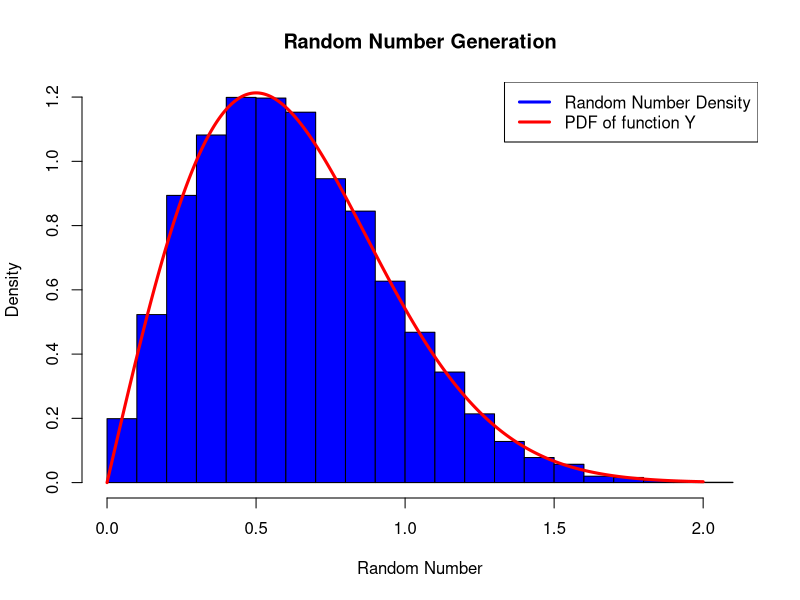
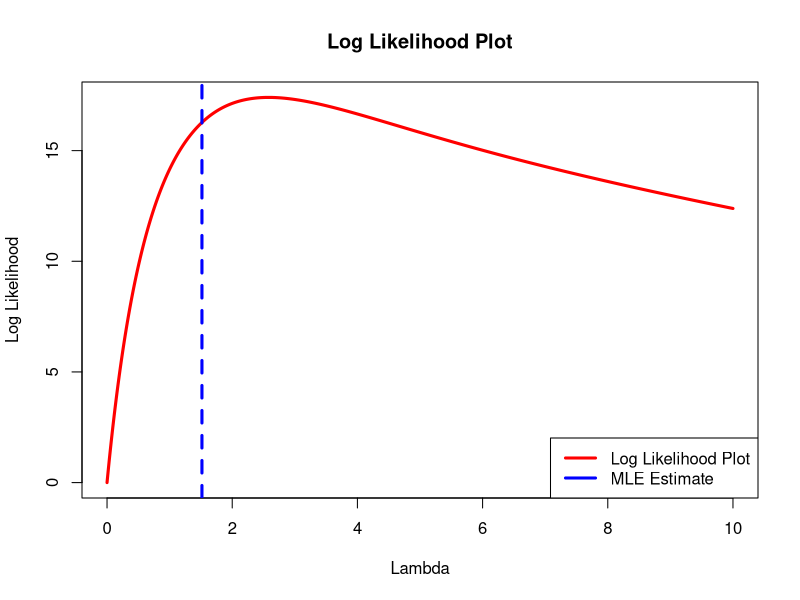

Write R code to recreate these figures, in order.
## ---- chunk 1
knitr::opts_chunk$set(echo = TRUE)
## ---- chunk 2
# Return the pth quantile for distribution of Y
get_Y_quantile <- function(quantile_value, exponential_rate) {
  return(sqrt(-1* log(1 - quantile_value) / exponential_rate))
}

# Random number generation function
generate_random_number <- function(how_many, exponential_rate) {
  
  # Uniform distribution between 0 and 1
  uniform_distribution = runif(how_many, min=0, max=1)
  
  # Declare an array to store the random numbers from the distribution of Y
  ramdoms_from_exp_distr = numeric(how_many)
 
  # For each number in the uniform distribution find the quantile of Y
  for (unif_distr_counter in 1:length(uniform_distribution)) {
    ramdoms_from_exp_distr[unif_distr_counter] =
      get_Y_quantile(uniform_distribution[unif_distr_counter], exponential_rate)
  }
  
  return(ramdoms_from_exp_distr)
   
}

# Return probability density of Y
y_probability_density <- function(real_number, exponential_rate) {
  
  return (2*real_number*exponential_rate*exp(-1 * exponential_rate * real_number^2))
  
}

#Generate 10,000 realizations of the random variable Y with lambda = 2
realizations_needed = 10000
exponential_rate_lambda = 2

random_numbers = generate_random_number(how_many = realizations_needed, 
                                        exponential_rate = exponential_rate_lambda)

## ---- chunk 3
# Plot a histogram of these numbers, using the hist function with option freq = FALSE.
hist(random_numbers, freq=FALSE, main= "Random Number Generation", xlab="Random Number", 
     ylab="Density", col="blue")
# Use the lines command to plot the pdf of Y on top.
number_sequence = seq(0,2,.001)
y_probability_density_trend = y_probability_density(real_number = number_sequence, 
                      exponential_rate = exponential_rate_lambda)

lines(number_sequence, y_probability_density_trend, lty=1, lwd=3, col="red")
legend("topright", legen=c("Random Number Density", "PDF of function Y"), 
       col=c("blue", "red"), lwd=3, lty=1)
## ---- chunk 4
## Compute the sample mean and variance of your 10,000 realizations
mean(random_numbers)
var(random_numbers)
## ---- chunk 5
## Generate 20 realizations from Y with lambda= 2
new_realizations_needed = 20
random_numbers = generate_random_number(how_many = new_realizations_needed, 
                                        exponential_rate = exponential_rate_lambda)
random_numbers = sort(random_numbers)

## Compute the likelihood distribution
log_likelihood_distribution = numeric(length(random_numbers))
lambda_values = seq(0,10,.01)

# Compute the log likelihood for at each lamda point
lambda_value_counter = 0
for (lambda_value in lambda_values) {
  
  lambda_value_counter = lambda_value_counter + 1
  log_likelihood = 0
    
  # Compute log likelihood at the point corresponding to the random number  
  for(realization_counter in 1 : new_realizations_needed) {
    log_likelihood = log_likelihood + 
      y_probability_density(real_number = random_numbers[realization_counter], 
                            exponential_rate = lambda_values[lambda_value_counter])
  }
  
  log_likelihood_distribution[lambda_value_counter] = log_likelihood
  
}

# Plot the likelihood function
plot(lambda_values, log_likelihood_distribution, type='l', lwd=3, col="red", 
     main= "Log Likelihood Plot", xlab="Lambda", ylab="Log Likelihood")

## Maximum likelihood estimate for lambda
random_number_distributions_squared = random_numbers^2
lambda_hat = new_realizations_needed / sum(random_number_distributions_squared)

## Draw a vertical line at the computed value of maximum likelihood
abline(v = lambda_hat, col='blue', lwd = 3, lty = 2)
legend("bottomright", legen=c("Log Likelihood Plot", "MLE Estimate"), 
       col=c("red", "blue"), lwd=3, lty=1)
